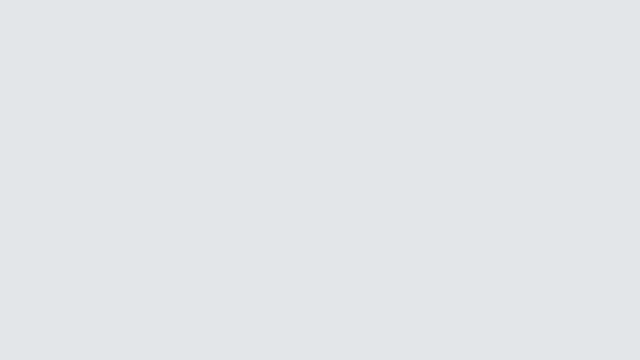
Frame 1 (no input)
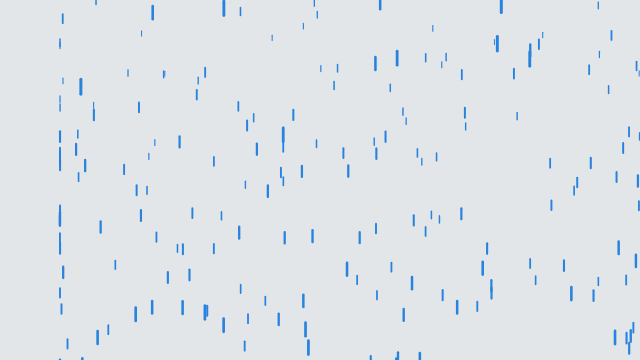
Frame 60 (no input)
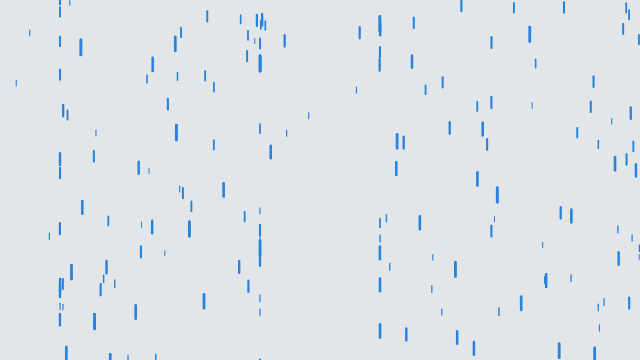
Frame 120 (the mouse pressed at the canvas centre since frame 60)

The p5.js sketch that drew these frames (run headless with seeded random() and noise() and a simulated clock; from frame 60 on, the mouse is pressed at the canvas centre):

// p5.js sketch
// ── sketch.js
var drops = [];

function setup() {
  createCanvas(640, 360);
  for (var i = 0; i < 300; i++) {
    drops[i] = new Drop();
  }
}

function draw() {
  background(227, 230, 233);
  for (var i = 0; i < drops.length; i++) {
    drops[i].show();
    drops[i].fall();
    drops[i].mouseUmbrella(drops);
  }
}

// ── drop.js
function Drop() {

  this.x = random(width);
  this.y = random(-50, -400);
  this.z = random(0, 20);
  this.yspeed = map(this.z, 0, 20, 2, 12);
  this.grav = map(this.z, 0, 20, 0.01, 0.05)
  this.length = map(this.z, 0, 20, 5, 15);
  this.size = map(this.z, 0, 20, 1, 3);

  this.fall = function() {
    //Giving each drop a initial velocity
    this.y = this.y + this.yspeed;
    this.yspeed = this.yspeed + this.grav;

    //Recycling the drops
    if (this.y > height) {
      this.y = random(-50,-400);
      this.yspeed = map(this.z, 0, 20, 3, 9);
    }
  }

  this.show = function() {
    stroke(40, 131, 222);
    strokeWeight(this.size);
    line(this.x, this.y, this.x, this.y + this.length);
  }

  this.mouseUmbrella = function(drops) {
    for (var i = 0; i < drops.length; i++) {
      if (dist(mouseX, mouseY, drops[i].x, drops[i].y) < 60) {
        if (drops[i].x > mouseX) {
          drops[i].x += 0.1
        }
        else if (drops[i].x < mouseX) {
          drops[i].x -= 0.1
        }
      }
    }
  }
}
